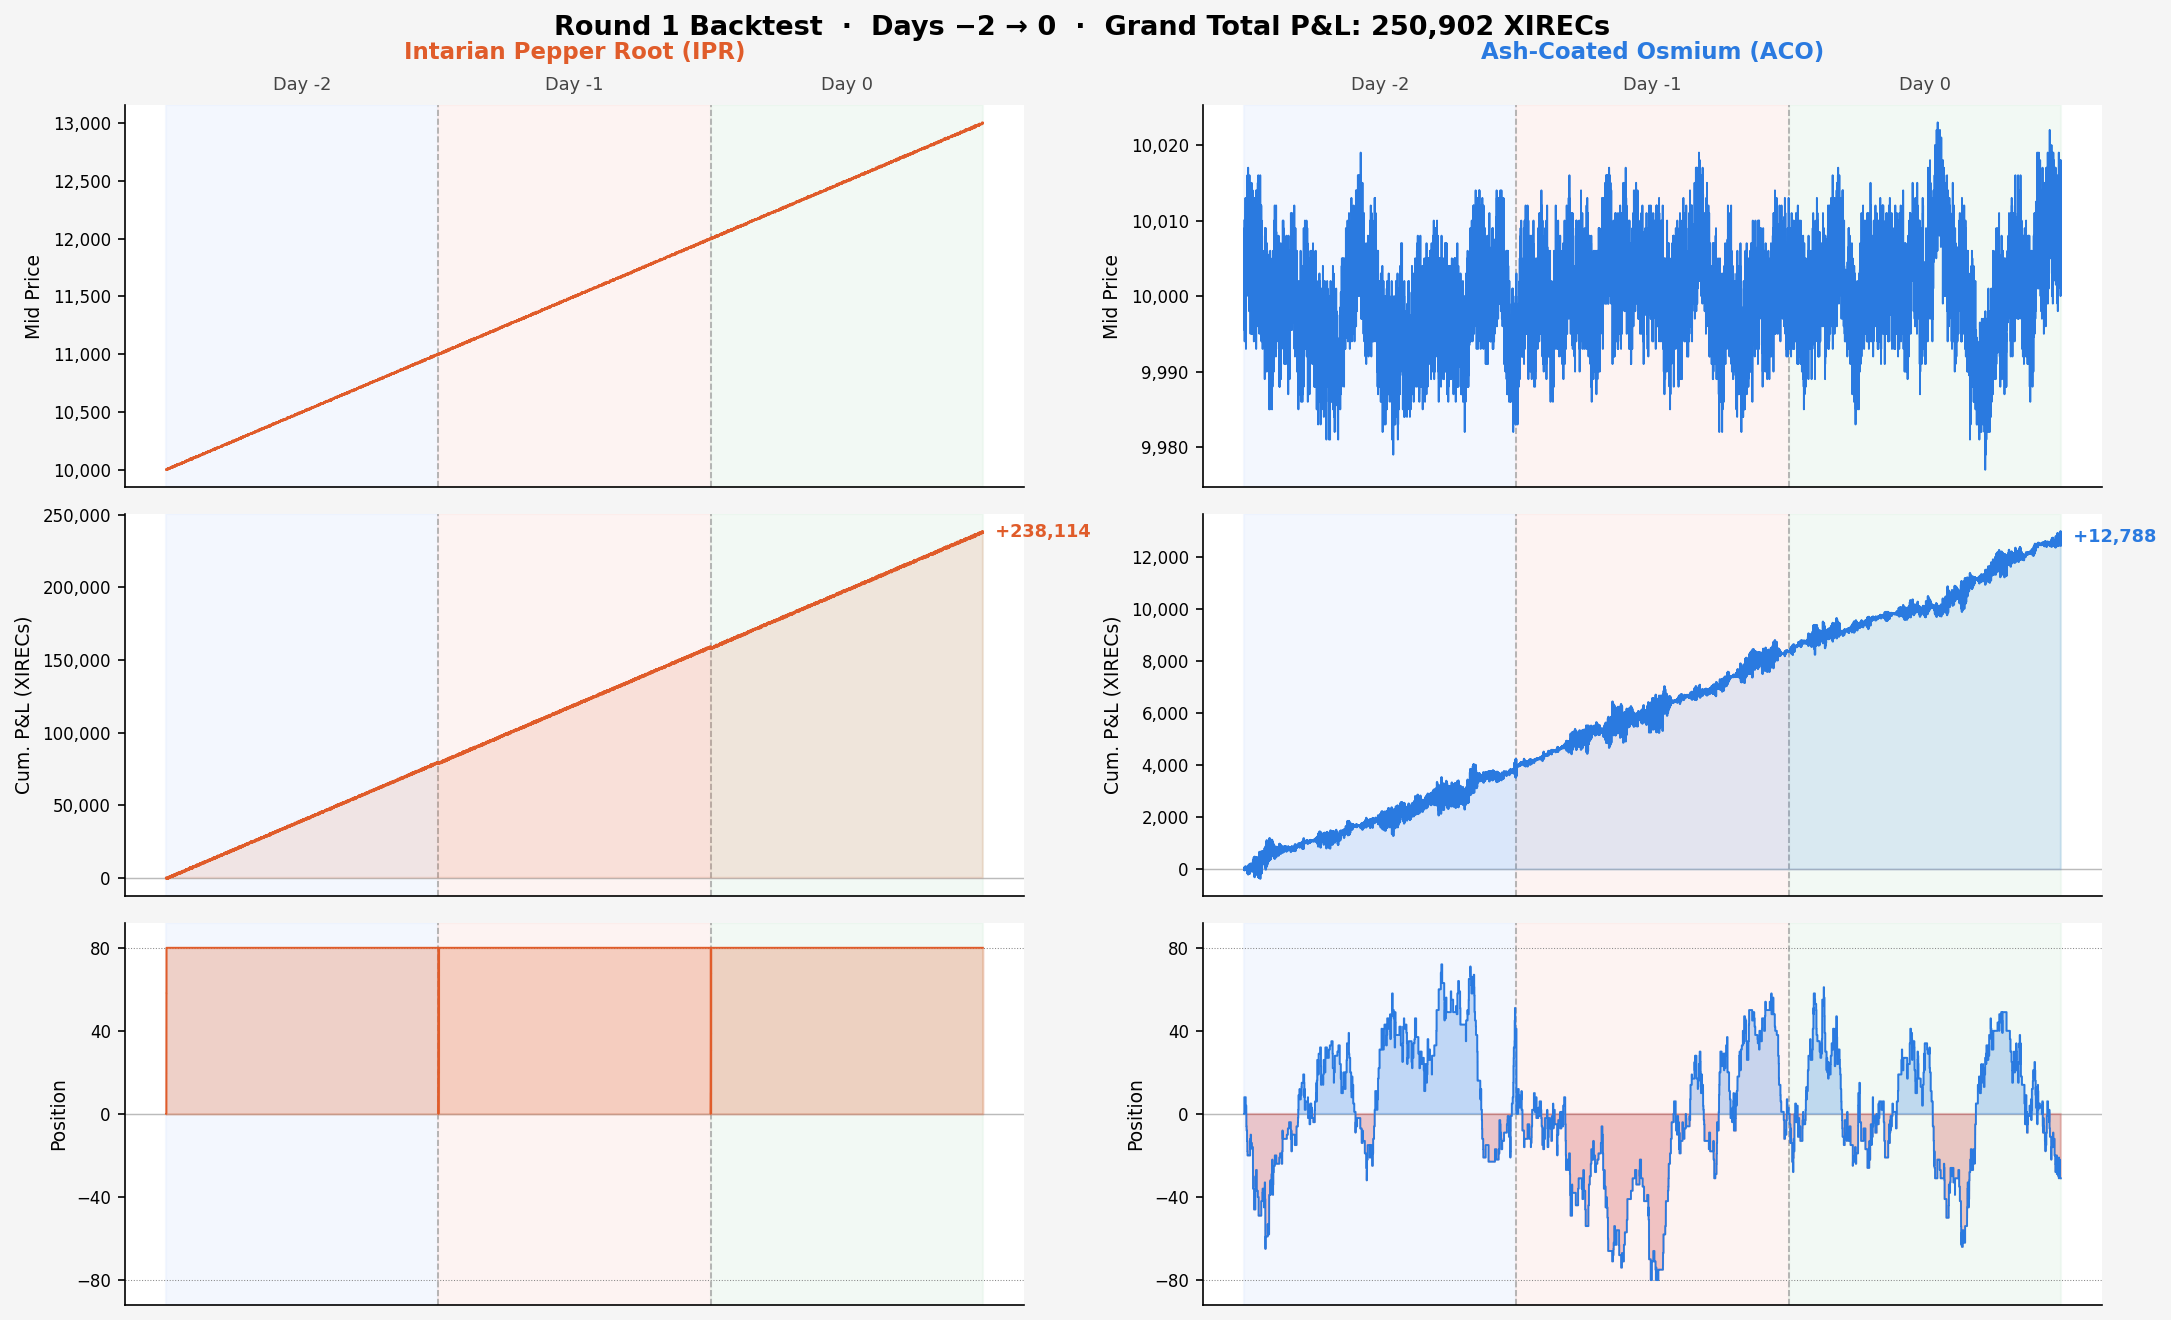

Source code (Python):
#!/usr/bin/env python3
"""
Visualizer for the Round 1 backtest.

Runs backtest across all 3 days and produces a 3×2 figure:
  Row 1 – Mid price over time
  Row 2 – Cumulative P&L over time (mark-to-market, accumulated across days)
  Row 3 – Position over time

Usage:
    python3 visualizer.py            # saves visualizer.png and opens it
    python3 visualizer.py --no-show  # saves only (headless / CI)
"""

import sys
from contextlib import contextmanager
from pathlib import Path
from collections import defaultdict

import matplotlib.pyplot as plt
import matplotlib.ticker as mticker

# ── Patch limits before runner imports ────────────────────────────────────
import prosperity2bt.data as _bt_data
_bt_data.LIMITS["INTARIAN_PEPPER_ROOT"] = 80
_bt_data.LIMITS["ASH_COATED_OSMIUM"] = 80

from prosperity2bt.runner import run_backtest
from prosperity2bt.file_reader import FileReader

sys.path.insert(0, str(Path(__file__).parent))
from trader import Trader

DATA_DIR  = Path(__file__).parent / "DataCapsule_R1"
DAYS      = [-2, -1, 0]
PRODUCTS  = ["INTARIAN_PEPPER_ROOT", "ASH_COATED_OSMIUM"]
LABELS    = {
    "INTARIAN_PEPPER_ROOT": "Intarian Pepper Root (IPR)",
    "ASH_COATED_OSMIUM":    "Ash-Coated Osmium (ACO)",
}
COLORS    = {"INTARIAN_PEPPER_ROOT": "#e05c2a", "ASH_COATED_OSMIUM": "#2a7ae0"}
DAY_TINTS = ["#e8f0fe", "#fce8e6", "#e6f4ea"]


# ── File reader ───────────────────────────────────────────────────────────

class FlatFileReader(FileReader):
    def __init__(self, root: Path):
        self._root = root

    @contextmanager
    def file(self, path_parts: list[str]):
        full = self._root / path_parts[-1]
        yield full if full.is_file() else None


# ── Data collection ───────────────────────────────────────────────────────

def collect(days: list[int]) -> tuple[dict, list[int]]:
    """
    Returns
    -------
    series : dict[product] -> {xs, mid, pnl, position}
        xs       – global tick counter (continuous across days)
        mid      – mid price (None when book is one-sided)
        pnl      – cumulative MTM P&L (accumulated across days, spike-free)
        position – net position at each tick
    day_breaks : list[int]
        xs values where each day starts (length = len(days))
    """
    series: dict[str, dict] = {
        p: {"xs": [], "mid": [], "pnl": [], "position": []}
        for p in PRODUCTS
    }
    day_breaks: list[int] = []
    tick = 0
    trader = Trader()
    pnl_carry: dict[str, float] = defaultdict(float)   # accumulated P&L from prior days

    for day in days:
        result = run_backtest(
            trader=trader,
            file_reader=FlatFileReader(DATA_DIR),
            round_num=1,
            day_num=day,
            print_output=False,
            disable_trades_matching=False,
            no_names=False,
            show_progress_bar=False,
        )

        # ── Build position timeline from SUBMISSION trades ────────────────
        # Each day is a fresh simulation so position resets to 0 at day start.
        running_pos: dict[str, int] = defaultdict(int)
        pos_snap: dict[str, dict[int, int]] = defaultdict(dict)  # ts → position after trades at ts

        for trow in result.trades:
            t = trow.trade
            if t.buyer == "SUBMISSION":
                running_pos[t.symbol] += t.quantity
            elif t.seller == "SUBMISSION":
                running_pos[t.symbol] -= t.quantity
            pos_snap[t.symbol][t.timestamp] = running_pos[t.symbol]

        # ── Group activity logs by timestamp ──────────────────────────────
        by_ts: dict[int, dict[str, list]] = defaultdict(dict)
        for row in result.activity_logs:
            ts   = row.columns[1]
            prod = row.columns[2]
            by_ts[ts][prod] = row.columns

        # ── Walk timestamps in order ──────────────────────────────────────
        day_breaks.append(tick)
        cur_pos: dict[str, int] = defaultdict(int)    # position cursor, resets each day
        last_valid_pnl: dict[str, float] = {}         # forward-fill for mid=0 spikes

        for ts in sorted(by_ts.keys()):
            # Update position cursor from trades at this timestamp
            for prod in PRODUCTS:
                if ts in pos_snap[prod]:
                    cur_pos[prod] = pos_snap[prod][ts]

            for prod in PRODUCTS:
                if prod not in by_ts[ts]:
                    continue

                cols      = by_ts[ts][prod]
                mid_raw   = cols[15]   # "" or float; 0 when book is one-sided
                pnl_raw   = cols[16]   # MTM P&L for THIS day only

                # Mid price – treat 0 / empty as missing
                try:
                    mid_val = float(mid_raw)
                    mid_val = mid_val if mid_val > 0 else None
                except (TypeError, ValueError):
                    mid_val = None

                # P&L – skip spike when mid is 0 (position * 0 tanks the value)
                if mid_val is not None:
                    try:
                        pnl_today = float(pnl_raw)
                    except (TypeError, ValueError):
                        pnl_today = last_valid_pnl.get(prod, 0.0)
                    last_valid_pnl[prod] = pnl_today
                else:
                    # forward-fill last clean value
                    pnl_today = last_valid_pnl.get(prod, 0.0)

                pnl_cumulative = pnl_carry[prod] + pnl_today

                series[prod]["xs"].append(tick)
                series[prod]["mid"].append(mid_val)
                series[prod]["pnl"].append(pnl_cumulative)
                series[prod]["position"].append(cur_pos[prod])

            tick += 1

        # Carry forward the day-end P&L into next day's offset
        for prod in PRODUCTS:
            pnl_carry[prod] += last_valid_pnl.get(prod, 0.0)

    return series, day_breaks


# ── Plot ──────────────────────────────────────────────────────────────────

def plot(series: dict, day_breaks: list[int], show: bool = True) -> None:
    fig, axes = plt.subplots(
        3, 2,
        figsize=(17, 10),
        sharex="col",
        gridspec_kw={"hspace": 0.07, "wspace": 0.20},
    )
    fig.patch.set_facecolor("#f5f5f5")
    fig.subplots_adjust(top=0.91)  # leave room for suptitle inside the figure

    # x-axis extent
    all_xs = [x for p in PRODUCTS for x in series[p]["xs"]]
    x_max  = max(all_xs) if all_xs else 1

    # Day ranges for shading
    day_ranges = []
    for i, start in enumerate(day_breaks):
        end = day_breaks[i + 1] - 1 if i + 1 < len(day_breaks) else x_max
        day_ranges.append((start, end))

    for col, prod in enumerate(PRODUCTS):
        color = COLORS[prod]
        s     = series[prod]
        xs    = s["xs"]

        for row in range(3):
            ax = axes[row][col]
            ax.set_facecolor("white")
            ax.spines[["top", "right"]].set_visible(False)
            ax.tick_params(axis="both", labelsize=8)
            ax.tick_params(axis="x", which="both", bottom=False, labelbottom=False)

            # Day background + dividers
            for d_idx, (d_start, d_end) in enumerate(day_ranges):
                ax.axvspan(d_start, d_end, color=DAY_TINTS[d_idx],
                           alpha=0.5, zorder=0)
            for divider in day_breaks[1:]:
                ax.axvline(divider, color="#aaa", linewidth=0.8,
                           linestyle="--", zorder=1)

            # Day labels on top row
            if row == 0:
                for d_idx, (d_start, d_end) in enumerate(day_ranges):
                    ax.text(
                        (d_start + d_end) / 2, 1.03,
                        f"Day {DAYS[d_idx]}",
                        transform=ax.get_xaxis_transform(),
                        ha="center", va="bottom", fontsize=8.5, color="#444",
                    )

            # ── Row 0: Mid price ─────────────────────────────────────────
            if row == 0:
                mid_pts = [(x, v) for x, v in zip(xs, s["mid"]) if v is not None]
                if mid_pts:
                    mx, mv = zip(*mid_pts)
                    ax.plot(mx, mv, color=color, linewidth=0.9, zorder=2)
                ax.yaxis.set_major_formatter(
                    mticker.FuncFormatter(lambda v, _: f"{v:,.0f}"))
                ax.set_ylabel("Mid Price", fontsize=9)

            # ── Row 1: Cumulative P&L ────────────────────────────────────
            elif row == 1:
                pnl = s["pnl"]
                ax.plot(xs, pnl, color=color, linewidth=1.1, zorder=2)
                ax.axhline(0, color="#bbb", linewidth=0.7, zorder=1)
                ax.fill_between(xs, pnl, 0,
                                where=[v >= 0 for v in pnl],
                                color=color, alpha=0.12, zorder=1)
                ax.fill_between(xs, pnl, 0,
                                where=[v < 0 for v in pnl],
                                color="#cc3333", alpha=0.14, zorder=1)
                ax.yaxis.set_major_formatter(
                    mticker.FuncFormatter(lambda v, _: f"{v:,.0f}"))
                ax.set_ylabel("Cum. P&L (XIRECs)", fontsize=9)

                # Final value annotation
                final = pnl[-1] if pnl else 0
                ax.annotate(
                    f"  {final:+,.0f}",
                    xy=(xs[-1], final), fontsize=8.5,
                    color=color, fontweight="bold", va="center",
                )

            # ── Row 2: Position ──────────────────────────────────────────
            else:
                pos = s["position"]
                ax.step(xs, pos, color=color, linewidth=0.9,
                        where="post", zorder=3)
                ax.fill_between(xs, pos, 0, step="post",
                                where=[v >= 0 for v in pos],
                                color=color, alpha=0.25, zorder=2)
                ax.fill_between(xs, pos, 0, step="post",
                                where=[v < 0 for v in pos],
                                color="#cc3333", alpha=0.25, zorder=2)
                ax.axhline(0,   color="#bbb", linewidth=0.7, zorder=1)
                ax.axhline(80,  color="#888", linewidth=0.5, linestyle=":",
                           zorder=1, label="+80 limit")
                ax.axhline(-80, color="#888", linewidth=0.5, linestyle=":",
                           zorder=1)
                ax.set_ylim(-92, 92)
                ax.set_yticks([-80, -40, 0, 40, 80])
                ax.set_ylabel("Position", fontsize=9)

        # Column title
        axes[0][col].set_title(
            LABELS[prod], fontsize=11, fontweight="bold",
            color=color, pad=22,
        )

    # Grand total in suptitle
    total = sum(s["pnl"][-1] for s in series.values() if s["pnl"])
    fig.suptitle(
        f"Round 1 Backtest  ·  Days −2 → 0  ·  "
        f"Grand Total P&L: {total:,.0f} XIRECs",
        fontsize=13, fontweight="bold", y=0.97,
    )

    out = Path(__file__).parent / "visualizer.png"
    fig.savefig(out, dpi=150, bbox_inches="tight",
                facecolor=fig.get_facecolor())
    print(f"Saved → {out}")
    if show:
        plt.show()
    plt.close(fig)


# ── Entry point ───────────────────────────────────────────────────────────

if __name__ == "__main__":
    show = "--no-show" not in sys.argv
    print("Running backtest…")
    series, day_breaks = collect(DAYS)
    print("Rendering…")
    plot(series, day_breaks, show=show)
